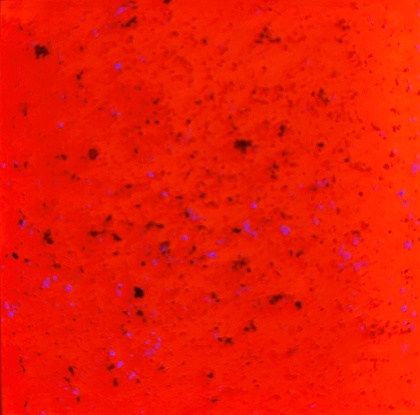
%> input picture Images/IMG_1497.JPEG, 420 x 415 px, shrunk from 1167 x 1152 before the run; its folder holds only this picture in this run
$ octave blueDots.m   (GNU Octave 9; MATLAB toolbox functions it lacks are replaced by stand-ins)
%> lines starting %> are read from the running program, lines starting %| are printed output that depends on the picture
% Program to count the number of blue dots on a slide

% Step 1: Get a list of all image files in the "Images" folder
folderPath = 'Images'; % Replace 'Images' with the folder name containing your images
fileList = dir(fullfile(folderPath, '*.jpg')); % List jpg files
fileList = [fileList; dir(fullfile(folderPath, '*.png'))]; % Append png files to the list
fileList = [fileList; dir(fullfile(folderPath, '*.jpeg'))]; % Append jpeg files to the list

% Target colors (in LAB) for bluey and purpley shades
blueyPurpleyColorsLAB = [
    [38, 65, -85];     % #901dda
    [20, 59, -34];     % #b421b9
    [40, 85, -104];    % #9517e5
    [34, 74, -76];     % #a81dd0
    [54, 71, 9]        % #d81a6d
];

% Threshold for color difference (experiment with different values)
colorThreshold = 15;

% Step 2: Loop through each image in the folder
for i = 1:length(fileList)
    % Read the image
    imageFileName = fileList(i).name;
    imagePath = fullfile(folderPath, imageFileName);
    image = imread(imagePath);
%> image is the input picture: size 415x420x3 uint8; mean R, G, B 235.3, 25.2, 4.2

    % Step 3: Convert the image to double format and scale to [0, 1]
    image = im2double(image);
%> image: size 415x420x3 double

    % Step 4: Convert the image to LAB color space
    labImage = rgb2lab(image);
%> labImage: size 415x420x3 double; mean of channels 1, 2, 3 50.1, 72.8, 62.1

    % Step 5: Create a binary mask for bluey/purpley dots
    mask = false(size(image, 1), size(image, 2));

    for j = 1:size(blueyPurpleyColorsLAB, 1)
        % Calculate color difference for each target color in LAB space
        colorDifference = sqrt(sum((labImage - reshape(blueyPurpleyColorsLAB(j, :), [1, 1, 3])).^2, 3));

        % Create a mask to include pixels close to the current target color
        mask = mask | (colorDifference < colorThreshold);
    end
%> this loop made 5 passes
%> pass 1, `colorDifference = sqrt(sum((labImage - reshape(blueyPurpleyColorsLAB(j..`:
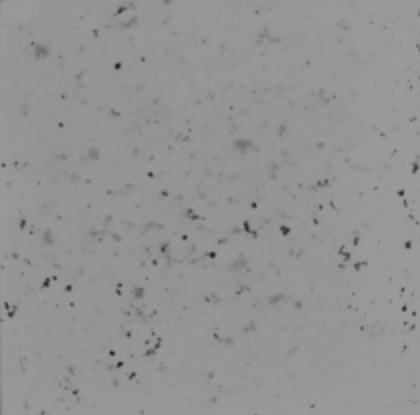
%> colorDifference: size 415x420 double; min 30, max 154.8, mean 147.9
%> pass 2, `colorDifference = sqrt(sum((labImage - reshape(blueyPurpleyColorsLAB(j..`:
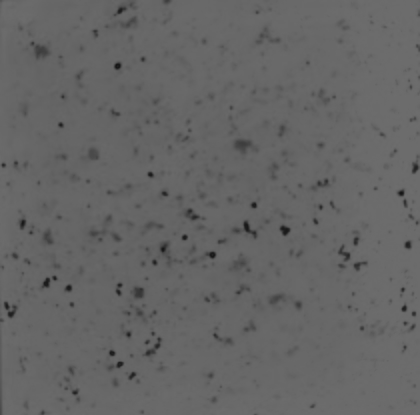
%> colorDifference: size 415x420 double; min 21.96, max 109.6, mean 101.8
%> pass 3, `colorDifference = sqrt(sum((labImage - reshape(blueyPurpleyColorsLAB(j..`:
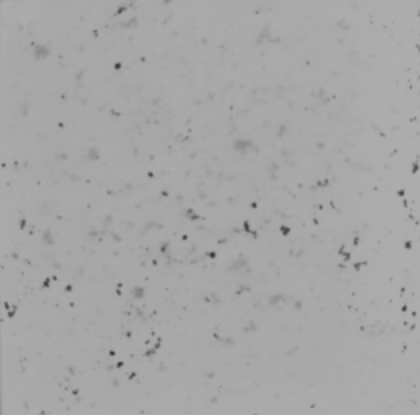
%> colorDifference: size 415x420 double; min 50.86, max 174.1, mean 166.9
%> after the loop:
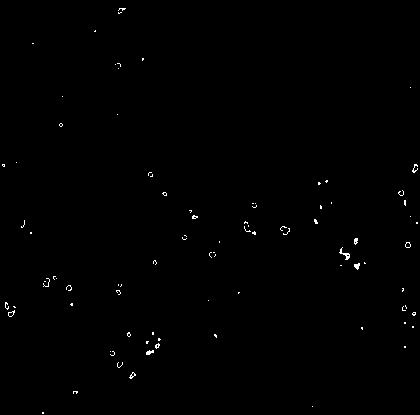
%> mask: size 415x420 logical; 0.4% white in thin lines or dots

    % Display the original image and the binary mask for bluey/purpley dots side by side
    figure;
    subplot(1, 2, 1);
    imshow(image);
    title([imageFileName, ' (Original Image)']);
    subplot(1, 2, 2);
    imshow(mask);
    title([imageFileName, ' (Dot Mask)']);

    % Step 6: Blob analysis (Optional: Uncomment if you want to count the dots)
    blobAnalysis = regionprops(mask, 'Area', 'Centroid');
%> blobAnalysis = 89 regions; largest, Area and Centroid: 44 [345.6 255], 27 [150.3 353], 27 [357.6 266.6], 24 [415.5 169], 21 [356.4 241.6]
    numDots = length(blobAnalysis);
%> numDots = 89
    disp(['File: ', imageFileName, ' | Number of Microplatics ', num2str(numDots)]);
%| File: IMG_1497.JPEG | Number of Microplatics 89
end
